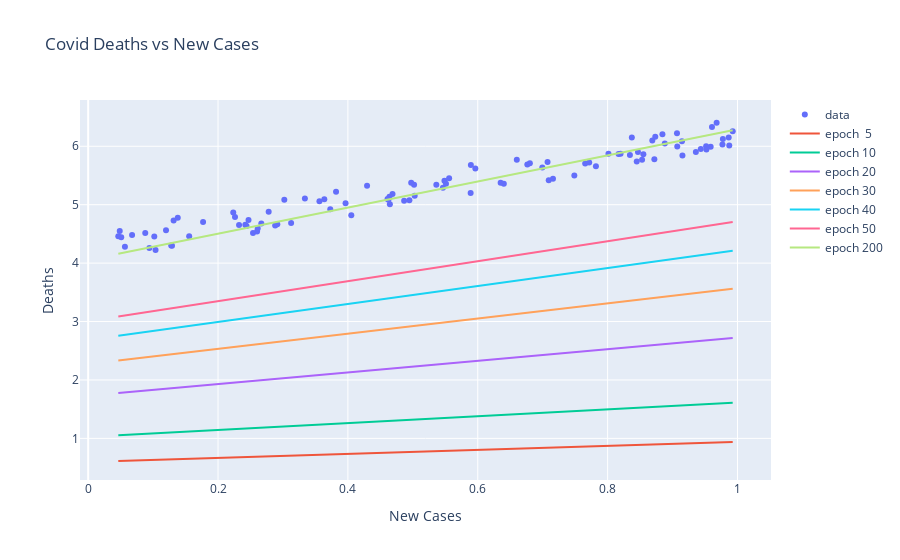
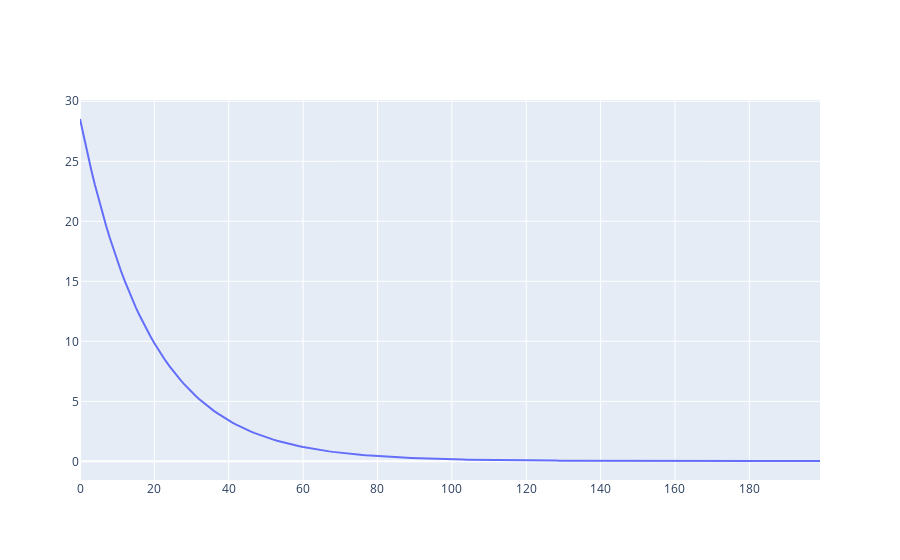
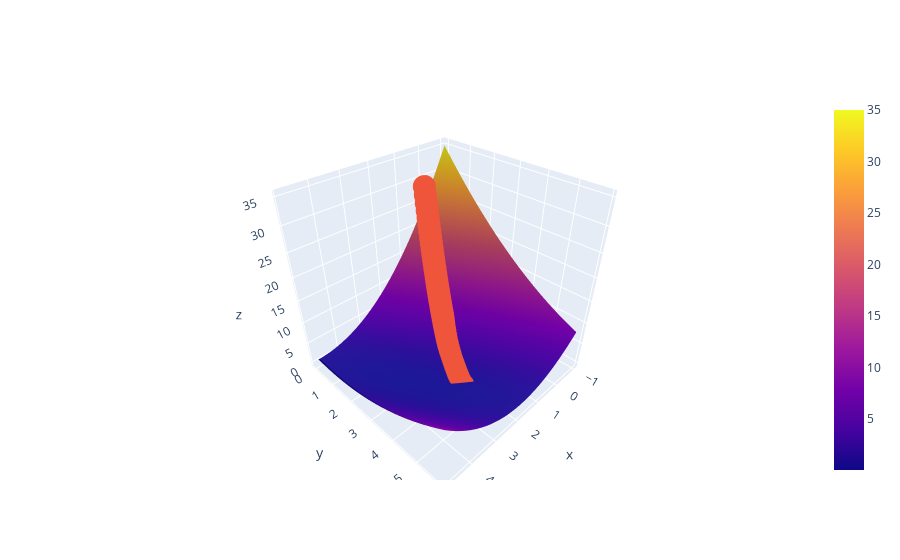

Notebook code for these charts, in order:
### Code cell
import numpy as np
import plotly.graph_objects as go
import plotly
import plotly.offline as py
py.init_notebook_mode(connected=True)
#data = np.array([[25, 1], [27, 1], [269, 5], [359, 4], [445, 9], [790, 10], [1250, 14], [550, 6], [320, 5], [980, 11]])
n_samples = 100
noise = np.random.rand(n_samples) * 0.5
w_or , b_or = 2, 4
x_or = np.random.rand(n_samples)
y_or = w_or * x_or + b_or

x = x_or
y = y_or + noise

a = 0.01
w_current, b_current = 0, 0
N = float(len(y))
epochs = 200
x_space = np.linspace(x.min(), x.max())
costs_all = []
ws, bs = [], []
for i in range(epochs):
    y_current = (w_current * x) + b_current
    cost = sum([e**2 for e in (y-y_current)]) / N
    costs_all.append(cost)
    w_gradient = -(2/N) * sum(x * (y - y_current))
    b_gradient = -(2/N) * sum(y - y_current)
    w_current = w_current - (a * w_gradient)
    b_current = b_current - (a * b_gradient)
    ws.append(w_current)
    bs.append(b_current)
    if i==5:
        y_5 = w_current * x_space + b_current
    if i==10:
        y_10 = w_current * x_space + b_current
    if i==20:
        y_20 = w_current * x_space + b_current
    if i==30:
        y_30 = w_current * x_space + b_current
    if i==40:
        y_40 = w_current * x_space + b_current
    if i==50:
        y_50 = w_current * x_space + b_current

y_200 = w_current * x_space + b_current


print(cost, w_current, b_current)
fig = go.Figure(data=[go.Scatter(x=x, y=y, mode='markers', name='data'),
                      go.Scatter(x=x_space, y=y_5, name="epoch  5"),
                      go.Scatter(x=x_space, y=y_10, name="epoch 10"),
                      go.Scatter(x=x_space, y=y_20, name="epoch 20"),
                      go.Scatter(x=x_space, y=y_30, name="epoch 30"),
                      go.Scatter(x=x_space, y=y_40, name="epoch 40"),
                      go.Scatter(x=x_space, y=y_50, name="epoch 50"),
                      go.Scatter(x=x_space, y=y_200, name="epoch 200")],
                layout=go.Layout(title='Covid Deaths vs New Cases',
                                           xaxis=dict(title="New Cases",), 
                                           yaxis=dict(title="Deaths",)))
plotly.offline.iplot(fig)

fig = go.Figure(data=go.Scatter(y=costs_all))
plotly.offline.iplot(fig)
w_pos = np.arange(-1, 5, 0.1)
b_pos = np.arange(0, 7, 0.1)
costs = np.zeros((len(w_pos), len(b_pos)))
for i in range(len(w_pos)):
    for j in range(len(b_pos)):
        y_current = (w_pos[i] * x) + b_pos[j]
        cost = sum([e**2 for e in (y-y_current)]) / N
        costs[i, j] = cost
#heatmap = go.Heatmap(z=np.log(costs), x=w_pos, y=b_pos)
#mesh = go.Mesh3d(x=w_pos, y=b_pos, z=np.log(costs),
#                   showscale=True)
#print(costs)
#print(ws)
plotly.offline.iplot([go.Surface(x=w_pos, y=b_pos, z=costs), 
                      go.Scatter3d(x=ws, y=bs, z=costs_all, mode='markers')])
